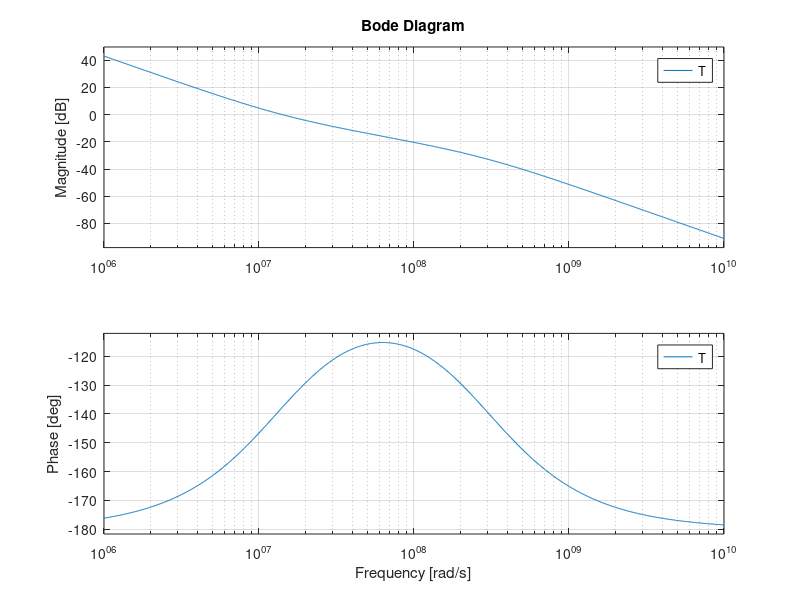
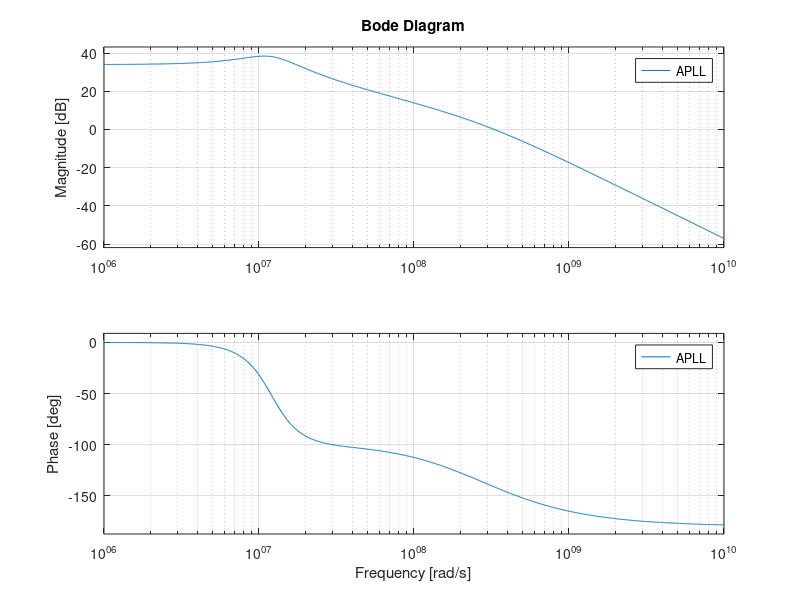

MATLAB code to generate these figures, in order: (Note: this script raises an error after producing the figures.)
fref = 100e6;
fbw = 10e6;   %Set to 1/10 reference freq
N = 50;

KVCO_SS = 8.484e9;    
KVCO_NN = 11.403e9;
KVCO_FF = 16.289e9;   

b = 20; %Prefer only C2 for wireline I/O LPFs, no C1

zero1 = fbw / sqrt(b);
zero2 = fbw * sqrt(b);

PM = atand((sqrt(b)-1/sqrt(b))/2); 
IcpR = (b/(b-1))*(2*pi*N*fbw/KVCO_NN);
RC2 = sqrt(b)/(2*pi*fbw);

%% Calculate Capacitances + Resistance + Icp based on max area
Cmax = 20e-12;
C2 = Cmax*(b-1)/b;
C1 = C2/(b-1);
R = RC2/C2;
Icp = IcpR / R;

%% Open Loop Response
Tau2 = RC2;
Taup = Tau2/b;
K = ((b-1)/b)*IcpR*KVCO_NN/(2*pi*N);

n = [K*Tau2, K];
d = [Tau2*Taup, Tau2, 0, 0];
T = tf(n,d);
figure('Name', 'Open Loop Transfer Function');
bode(T);

%% Closed Loop Response
n = [Tau2, 1];
d = [(Tau2*Taup/K), (Tau2/K), (Tau2), 1];
APLL = tf(N*n,d);
APHI = tf(n,d);
figure('Name', 'Closed Loop Transfer Function');
bode(APLL);
%freqs(n,d,w);

%% Calculate Jitter

%Reference
PhiRef = 10^-10*tf([1/(2*pi*10^3)^2, 2/(2*pi*10^3), 1],[1,0,0]); 
%freqs((10^-10).*[1/10^6, 2/1000, 1],[1,0,0]); %Verify Shape
REF_TF = N*APLL;
PhaseNoiseREF = PhiRef*REF_TF;
figure('Name', 'Phase Noise due to Reference');
freqs(PhaseNoiseREF.Numerator{1,1}, PhaseNoiseREF.Denominator{1,1});
JitterREF = double(jitter(PhaseNoiseREF.Numerator{1,1}, PhaseNoiseREF.Denominator{1,1}, [1000,inf]));

%PFD
PFD_phase_simulation = 218e-24/(2e-9);
PhaseNoisePFD = PFD_phase_simulation*REF_TF;
figure('Name', 'Phase Noise due to PFD');
freqs(PhaseNoisePFD.Numerator{1,1}, PhaseNoisePFD.Denominator{1,1});
JitterPFD = double(jitter(PhaseNoisePFD.Numerator{1,1}, PhaseNoisePFD.Denominator{1,1}, [1000,inf]));

%%CP
TvsQ = Icp;
CONV_TF_S = d2c(CONV_TF,'tustin');
PhaseNoiseCP  = y_alpha * Tref *TvsQ * CONV_TF_S * APHI;
figure(7);
%freqs(COMB_TF_S.Numerator{1,1}, COMB_TF_S.Denominator{1,1},logspace(6,10));
freqs(PhaseNoiseCP.Numerator{1,1}, PhaseNoiseCP.Denominator{1,1},logspace(3,15));
JitterCP = abs(double(jitter(PhaseNoiseCP.Numerator{1,1}, PhaseNoiseCP.Denominator{1,1}, [1000,inf])));

%LPF
k = 1.38*10^-23; %Boltzmann
T = 300.15;      %Temp
vnLPF = (b-1)/b*tf(1,[Taup,1])*4*k*T*R;
Fs = R*(b-1)/b*tf([Tau2,1],[Tau2*Taup,Tau2,0]);
LPF_TF = 2*pi/Icp*(1/Fs)*APLL;
PhaseNoiseLPF = vnLPF*LPF_TF;
figure('Name', 'Phase Noise due to Loop Filter');
freqs(PhaseNoiseLPF.Numerator{1,1}, PhaseNoiseLPF.Denominator{1,1});
JitterLPF = double(jitter(PhaseNoiseLPF.Numerator{1,1}, PhaseNoiseLPF.Denominator{1,1}, [1000,inf]));

%VCO 
PSD_VCO = tf(10^10*[0,0,1/(2*pi*10^6),1],[1,0,0,0]);
%freqs(10^10*[0,0,1/(2*pi*3*10^6),1],[1,0,0,0],logspace(3,12));%Verifyshape
VCO_TF = tf([Taup*Tau2/K,Tau2/K,0,0],[Tau2*Taup/K, Tau2/K, Tau2, 1]);
PhaseNoiseVCO = PSD_VCO*VCO_TF;
figure('Name', 'Phase Noise due to VCO');
freqs(PhaseNoiseVCO.Numerator{1,1}, PhaseNoiseVCO.Denominator{1,1},logspace(3,12));
JitterVCO = double(jitter(PhaseNoiseVCO.Numerator{1,1}, PhaseNoiseVCO.Denominator{1,1}, [1000,inf]));

%Divider
DIV_phase_simulation = 344e-24/(2e-9);
PhaseNoiseDIV = DIV_phase_simulation*REF_TF;
figure('Name', 'Phase Noise due to Divider');
freqs(PhaseNoiseDIV.Numerator{1,1}, PhaseNoiseDIV.Denominator{1,1});
JitterDIV = double(jitter(PhaseNoiseDIV.Numerator{1,1}, PhaseNoiseDIV.Denominator{1,1}, [1000,inf]));

%DDSM
Sq = 1/12;
Tref = 1/fref;
NTF_Z =  filt ([1,-2,1] ,[1,0,0], Tref);
CONV_TF = filt ([0,2*pi] ,[1,-1], Tref);
COMB_TF = Sq * NTF_Z * CONV_TF;
COMB_TF_S = d2c(COMB_TF,'tustin');
PhaseNoiseDSM  = Tref * COMB_TF_S * APHI;
figure('Name', 'Phase Noise due to Delta Sigma Modulator');
%freqs(COMB_TF_S.Numerator{1,1}, COMB_TF_S.Denominator{1,1},logspace(6,10));
freqs(PhaseNoiseDSM.Numerator{1,1}, PhaseNoiseDSM.Denominator{1,1},logspace(3,15));
JitterDSM = abs(double(jitter(PhaseNoiseDSM.Numerator{1,1}, PhaseNoiseDSM.Denominator{1,1}, [1000,inf])));

JitterTotal = JitterREF + JitterPFD + JitterCP + JitterLPF + JitterVCO + JitterDIV + JitterDSM;
%% Functions

%num is array of numerator coefficients, indexed [s^n, s^(n-1), ..., s^0]
%den is array of denominator coefficients, indexed [s^n, s^(n-1), ..., s^0]
%range is array for the integration range, indexed [lowerbound, upperbound]
function y = jitter(num,den,range)
    numsymbol = 0;
    densymbol = 0;
    syms s
    length = size(num);
    for i = length(2):-1:1
        numsymbol = numsymbol + num(length(2)+1-i)*s^(i-1);
        densymbol = densymbol + den(length(2)+1-i)*s^(i-1);
    end
    final = numsymbol/densymbol;
    y = sqrt(2*(200e-12/(2*pi))^2*vpa(int(final,s,range)));
end

